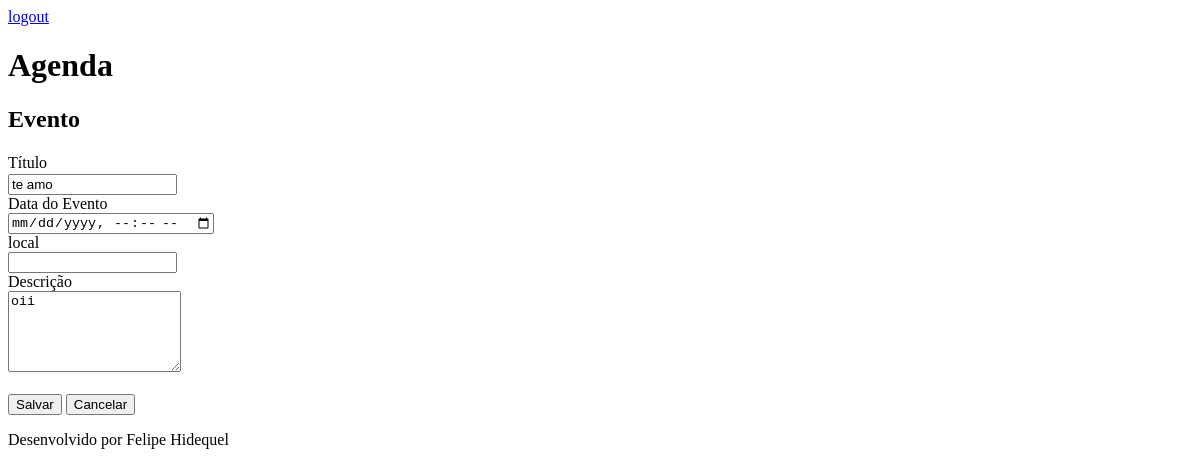
Before: /agenda/evento/?id=3 (signed in) with the older database file.
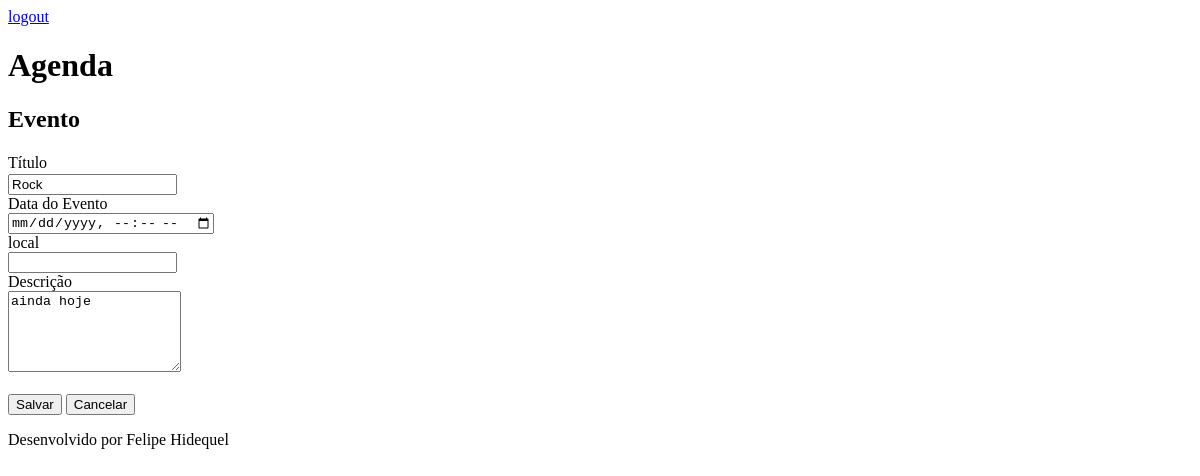
After: the same page with the newer database file.
### core/models.py (models this page shows, shortened)
class Evento(models.Model):
    titulo = models.CharField(max_length=100)
    descricao = models.TextField(blank=True, null=True)
    data_evento = models.DateTimeField(verbose_name='Data do Evento')
    data_criacao = models.DateTimeField(auto_now=True, verbose_name='Data de Criação')
    local = models.CharField(blank=True, null=True, max_length=100)
    usuario = models.ForeignKey(User, on_delete=models.CASCADE)
    class Meta:
        db_table = 'evento'

### core/views.py (the view)
# urls.py: path('agenda/evento/', views.evento),
@login_required(login_url='/login/')
def evento(request):
    id_evento = request.GET.get('id')
    dados = {}
    if id_evento:
        dados['evento'] = Evento.objects.get(id=id_evento)
    return render(request, 'evento.html', dados)

### templates/evento.html (shortened to what this page needs)
{% extends "model-page.html" %}
{% block content %}
<h2>Evento</h2>
<form action="submit" method="POST"> {% csrf_token %}
    <label>Título</label>
    <br>
    <input type="text" name="titulo" size="18" value="{{ evento.titulo }}">
    <br>
    <label>Data do Evento</label>
    <br>
    <input type="datetime-local" name="data_evento" value="{{ evento.data_evento }}">
    <br>
    <label>local</label>
    <br>
    <input type="text" name="local" size="18">
    <br>
    <label>Descrição</label>
    <br>
    <textarea name="descricao" rows="5" cols="19">{{ evento.descricao }}</textarea>
    <br><br>
    <button type="submit"> Salvar </button>
    <a href="/">
        <button type="button"> Cancelar </button>
    </a>
</form>
{% endblock %}

### templates/model-page.html
<!DOCTYPE html>
<html lang="en">
<head>
    {% include "model-header.html" %}
</head>
<body>
    {% block content %} {% endblock %}
    {% include "model-footer.html" %}
</body>
</html>

### templates/model-header.html (shortened to what this page needs)
        <a href="/logout">logout</a>
    <h1>Agenda</h1>

### templates/model-footer.html
<p>Desenvolvido por Felipe Hidequel</p>

Changed rows visible on the page:
changed Evento: titulo "te amo" → "Rock"; descricao "oii" → "ainda hoje"
